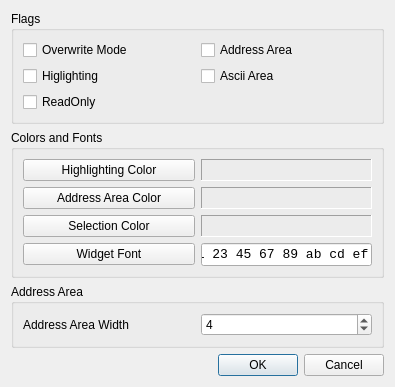
<?xml version="1.0" encoding="UTF-8"?>
<ui version="4.0">
 <class>OptionsDialog</class>
 <widget class="QDialog" name="OptionsDialog">
  <property name="geometry">
   <rect>
    <x>0</x>
    <y>0</y>
    <width>395</width>
    <height>362</height>
   </rect>
  </property>
  <property name="windowTitle">
   <string>EEPROM Edit - Options</string>
  </property>
  <layout class="QVBoxLayout" name="verticalLayout">
   <item>
    <widget class="QGroupBox" name="gbFlags">
     <property name="title">
      <string>Flags</string>
     </property>
     <layout class="QGridLayout" name="gridLayout_2">
      <item row="3" column="0">
       <widget class="QCheckBox" name="cbReadOnly">
        <property name="text">
         <string>ReadOnly</string>
        </property>
       </widget>
      </item>
      <item row="2" column="0">
       <widget class="QCheckBox" name="cbHighlighting">
        <property name="text">
         <string>Higlighting</string>
        </property>
       </widget>
      </item>
      <item row="1" column="0">
       <widget class="QCheckBox" name="cbOverwriteMode">
        <property name="text">
         <string>Overwrite Mode</string>
        </property>
       </widget>
      </item>
      <item row="1" column="1">
       <widget class="QCheckBox" name="cbAddressArea">
        <property name="text">
         <string>Address Area</string>
        </property>
       </widget>
      </item>
      <item row="2" column="1">
       <widget class="QCheckBox" name="cbAsciiArea">
        <property name="text">
         <string>Ascii Area</string>
        </property>
       </widget>
      </item>
     </layout>
    </widget>
   </item>
   <item>
    <widget class="QGroupBox" name="gbColors">
     <property name="title">
      <string>Colors and Fonts</string>
     </property>
     <layout class="QGridLayout" name="gridLayout">
      <item row="0" column="0">
       <widget class="QPushButton" name="pbHighlightingColor">
        <property name="text">
         <string>Highlighting Color</string>
        </property>
       </widget>
      </item>
      <item row="0" column="1">
       <widget class="QLabel" name="lbHighlightingColor">
        <property name="minimumSize">
         <size>
          <width>100</width>
          <height>0</height>
         </size>
        </property>
        <property name="maximumSize">
         <size>
          <width>16777215</width>
          <height>16777215</height>
         </size>
        </property>
        <property name="frameShape">
         <enum>QFrame::Panel</enum>
        </property>
        <property name="frameShadow">
         <enum>QFrame::Sunken</enum>
        </property>
        <property name="text">
         <string/>
        </property>
       </widget>
      </item>
      <item row="1" column="0" rowspan="2">
       <widget class="QPushButton" name="pbAddressAreaColor">
        <property name="text">
         <string>Address Area Color</string>
        </property>
       </widget>
      </item>
      <item row="1" column="1" rowspan="2">
       <widget class="QLabel" name="lbAddressAreaColor">
        <property name="minimumSize">
         <size>
          <width>100</width>
          <height>0</height>
         </size>
        </property>
        <property name="maximumSize">
         <size>
          <width>16777215</width>
          <height>16777215</height>
         </size>
        </property>
        <property name="frameShape">
         <enum>QFrame::Panel</enum>
        </property>
        <property name="frameShadow">
         <enum>QFrame::Sunken</enum>
        </property>
        <property name="text">
         <string/>
        </property>
       </widget>
      </item>
      <item row="3" column="1">
       <widget class="QLabel" name="lbSelectionColor">
        <property name="minimumSize">
         <size>
          <width>100</width>
          <height>0</height>
         </size>
        </property>
        <property name="maximumSize">
         <size>
          <width>16777215</width>
          <height>16777215</height>
         </size>
        </property>
        <property name="frameShape">
         <enum>QFrame::Panel</enum>
        </property>
        <property name="frameShadow">
         <enum>QFrame::Sunken</enum>
        </property>
        <property name="text">
         <string/>
        </property>
       </widget>
      </item>
      <item row="3" column="0">
       <widget class="QPushButton" name="pbSelectionColor">
        <property name="text">
         <string>Selection Color</string>
        </property>
       </widget>
      </item>
      <item row="4" column="0">
       <widget class="QPushButton" name="pbWidgetFont">
        <property name="text">
         <string>Widget Font</string>
        </property>
       </widget>
      </item>
      <item row="4" column="1">
       <widget class="QLineEdit" name="leWidgetFont">
        <property name="sizePolicy">
         <sizepolicy hsizetype="Preferred" vsizetype="Preferred">
          <horstretch>0</horstretch>
          <verstretch>0</verstretch>
         </sizepolicy>
        </property>
        <property name="font">
         <font>
          <family>Courier New</family>
          <pointsize>10</pointsize>
         </font>
        </property>
        <property name="text">
         <string>01 23 45 67 89 ab cd ef</string>
        </property>
       </widget>
      </item>
     </layout>
    </widget>
   </item>
   <item>
    <widget class="QGroupBox" name="gbAddressAreaWidth">
     <property name="title">
      <string>Address Area</string>
     </property>
     <layout class="QGridLayout" name="gridLayout_3">
      <item row="0" column="0">
       <widget class="QLabel" name="lbAddressAreaWidth">
        <property name="text">
         <string>Address Area Width</string>
        </property>
       </widget>
      </item>
      <item row="0" column="1">
       <widget class="QSpinBox" name="sbAddressAreaWidth">
        <property name="minimum">
         <number>1</number>
        </property>
        <property name="maximum">
         <number>6</number>
        </property>
        <property name="value">
         <number>4</number>
        </property>
       </widget>
      </item>
     </layout>
    </widget>
   </item>
   <item>
    <spacer name="verticalSpacer">
     <property name="orientation">
      <enum>Qt::Vertical</enum>
     </property>
     <property name="sizeHint" stdset="0">
      <size>
       <width>20</width>
       <height>28</height>
      </size>
     </property>
    </spacer>
   </item>
   <item>
    <widget class="QDialogButtonBox" name="buttonBox">
     <property name="orientation">
      <enum>Qt::Horizontal</enum>
     </property>
     <property name="standardButtons">
      <set>QDialogButtonBox::Cancel|QDialogButtonBox::Ok</set>
     </property>
    </widget>
   </item>
  </layout>
 </widget>
 <tabstops>
  <tabstop>pbHighlightingColor</tabstop>
  <tabstop>pbAddressAreaColor</tabstop>
  <tabstop>buttonBox</tabstop>
 </tabstops>
 <resources/>
 <connections>
  <connection>
   <sender>buttonBox</sender>
   <signal>accepted()</signal>
   <receiver>OptionsDialog</receiver>
   <slot>accept()</slot>
   <hints>
    <hint type="sourcelabel">
     <x>222</x>
     <y>154</y>
    </hint>
    <hint type="destinationlabel">
     <x>157</x>
     <y>168</y>
    </hint>
   </hints>
  </connection>
  <connection>
   <sender>buttonBox</sender>
   <signal>rejected()</signal>
   <receiver>OptionsDialog</receiver>
   <slot>reject()</slot>
   <hints>
    <hint type="sourcelabel">
     <x>290</x>
     <y>160</y>
    </hint>
    <hint type="destinationlabel">
     <x>286</x>
     <y>168</y>
    </hint>
   </hints>
  </connection>
 </connections>
</ui>
